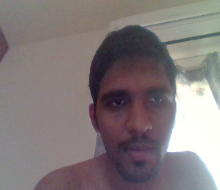
#> input picture temp/images.png, 220 x 190 px, given in place of the camera
$ python VideoToData.py
#> lines starting #> are read from the running program, lines starting #| are printed output that depends on the picture; after the words box and inside, x2 and y2 are one past the last pixel; in counts of white or black regions, pixels touching at a corner belong together
#> further down, test_img is the input picture: shape (190, 220, 3); mean B, G, R 123.3, 122.5, 131
### recog/faceRecognition.py
import cv2
import os
import numpy as np

def faceDetection(test_img):

    gray_img = cv2.cvtColor(test_img,cv2.COLOR_BGR2GRAY)
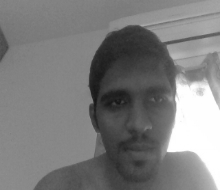
#> gray_img: shape (190, 220); min 22, max 255, mean 125.2

    face_haar_cascade = cv2.CascadeClassifier(cv2.data.haarcascades + 'haarcascade_frontalface_default.xml')

    faces = face_haar_cascade.detectMultiScale(gray_img,scaleFactor = 1.32, minNeighbors = 5)
#> faces = [[83, 65, 96, 96]]

    for(x,y,w,h) in faces:
        cv2.rectangle(test_img, (x,y), (x+w, y+h), (255,0,0), thickness = 10)
#> this loop made 1 pass
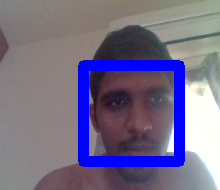
#> test_img: shape (190, 220, 3); 10.01% of pixels changed, all inside (x1, y1, x2, y2) = (78, 60, 185, 167)

    resized_img = cv2.resize(test_img, (750,700))
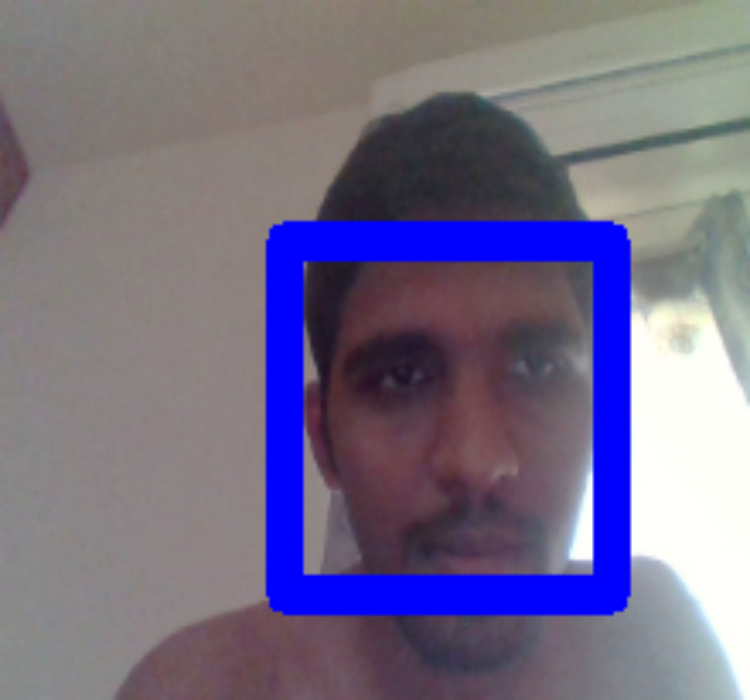
#> resized_img: shape (700, 750, 3); mean B, G, R 136.1, 110.2, 117.7
    cv2.imshow("face-Detected",resized_img)
    cv2.waitKey(100)
    cv2.destroyAllWindows


    return faces, gray_img

# [31 lines left out: functions labels_for_training_data, train_classifier, not called in this run]

def draw_rect(test_img, face):
    x,y,w,h = face
    cv2.rectangle(test_img, (x, y), (x + w, y + h), (255, 0, 0), thickness=10)

def put_text(test_img, text , x,y):
    cv2.putText(test_img, text, (x,y), cv2.FONT_HERSHEY_DUPLEX,3,(255,0,0), 6)

### recog/VideoToData.py
import os
import cv2
import numpy as np
import faceRecognition as fr


#This module captures images via webcam and performs face recognition
face_recognizer = cv2.face.LBPHFaceRecognizer_create()
face_recognizer.save('trainingData.xml')
face_recognizer.read('trainingData.xml')#Load saved training data

name={1:'Dharun',2:'Santhosh', 3:"Ravi"}

face_recognizer = []
cap=cv2.VideoCapture(0)
i=0
name = 1
faces = []
faceID=[]

while True:
    i=i+1
    if i>250:
        name = int(input("Enter the Number"))
        i=0
    if name == 0 :
        break

    ret,test_img=cap.read()# captures frame and returns boolean value and captured image
    faces_detected,gray_img= fr.faceDetection(test_img)
#> faces_detected = [[83, 65, 96, 96]]
    if len(faces_detected) != 1:
        continue
    for (x, y, w, h) in faces_detected:
        cv2.rectangle(test_img,(x,y),(x+w,y+h),(255,0,0),thickness=3)
    print(i)
    roi_gray = gray_img[y:y + w, x:x + h]
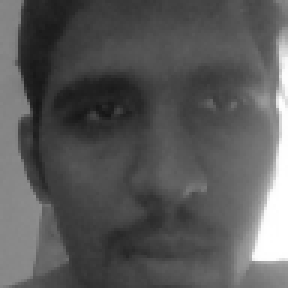
#> roi_gray: shape (96, 96) (shown 3 times larger); min 22, max 255, mean 88.3
    faces.append(roi_gray)
    faceID.append(name)

face_recognizer = fr.train_classifier(faces, faceID)
face_recognizer.save('Video-to-data_1.xml')

#
    # for (x,y,w,h) in faces_detected:
    #   cv2.rectangle(test_img,(x,y),(x+w,y+h),(255,0,0),thickness=3)
    # #
    # # resized_img = cv2.resize(test_img, (1000, 700))
    # # cv2.imshow('face detection ',resized_img)
    # # cv2.waitKey(10)
    #
    #
    # for face in faces_detected:
    #     (x,y,w,h)=face
    #     roi_gray=gray_img[y:y+w, x:x+h]
    #     label,confidence=face_recognizer.predict(roi_gray)#predicting the label of given image
    #     print("confidence:",confidence)
    #     print("label:",label)
    #     fr.draw_rect(test_img,face)
    #     predicted_name=name[label]
    #     if confidence < 39:#If confidence less than 37 then don't print predicted face text on screen
    #        fr.put_text(test_img,predicted_name,x,y)
    #
    #
    # resized_img = cv2.resize(test_img, (1000, 700))
    # cv2.imshow('face recognition  ',resized_img)
    # if cv2.waitKey(10) == ord('q'):#wait until 'q' key is pressed
    #     break


cap.release()
cv2.destroyAllWindows
